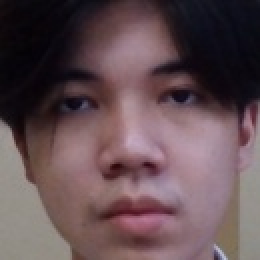
#> input picture dataset/AX/1_1.jpg, 130 x 130 px (shown 2 times larger); its folder holds only this picture in this run
$ python train.py
#> lines starting #> are read from the running program, lines starting #| are printed output that depends on the picture
import os
import cv2
import numpy as np
from PIL import Image

# init name and path
names = []
path = []

# get all names
for users in os.listdir("dataset"):
    names.append(users)

# get all path
for name in names:
    for image in os.listdir("dataset/{}".format(name)):
        path_string = os.path.join("dataset/{}".format(name), image)
        path.append(path_string)

faces = []
ids = []

for img_path in path:
    image = Image.open(img_path).convert("L")
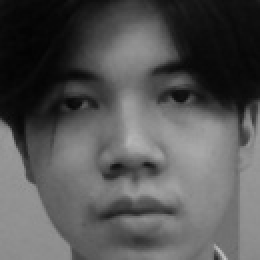
#> image: PIL image 130x130 L (shown 2 times larger); min 3, max 195, mean 85.1

    imgNp = np.array(image, "uint8")

#> (the run stopped early here; a loop or call above may not have finished)
